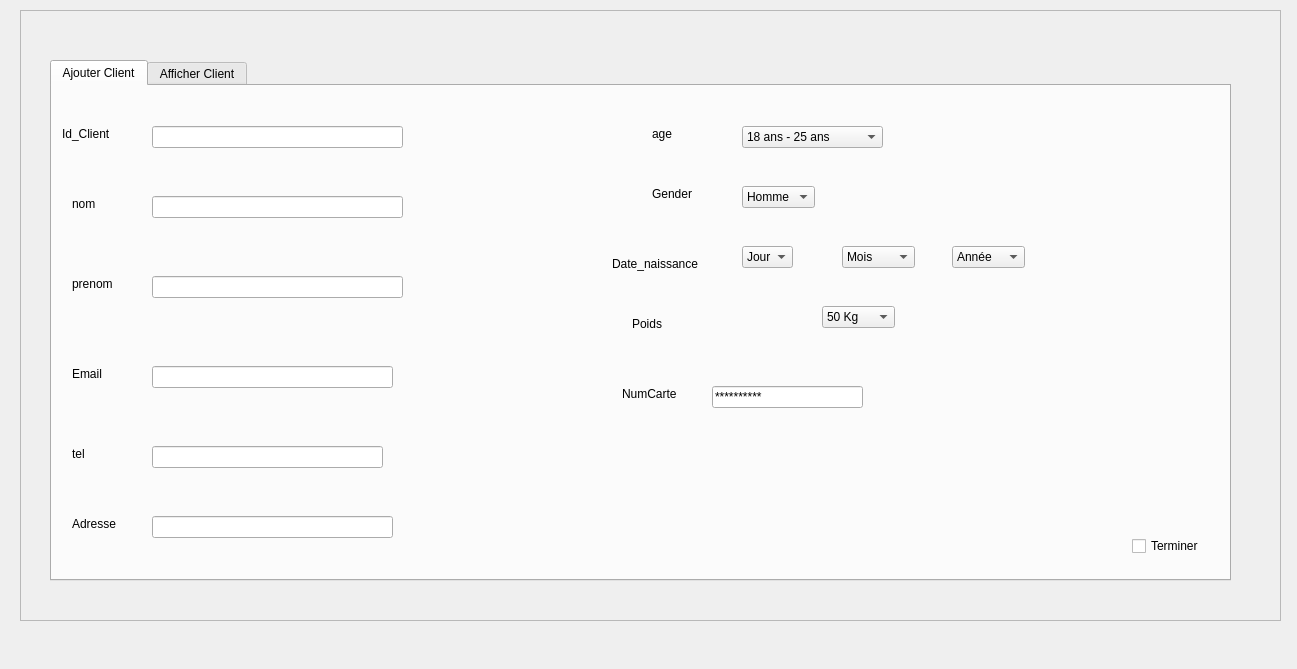
<?xml version="1.0" encoding="UTF-8"?>
<ui version="4.0">
 <class>InterfacesClient</class>
 <widget class="QWidget" name="InterfacesClient">
  <property name="geometry">
   <rect>
    <x>0</x>
    <y>0</y>
    <width>1297</width>
    <height>669</height>
   </rect>
  </property>
  <property name="windowTitle">
   <string>Form</string>
  </property>
  <widget class="QFrame" name="frame">
   <property name="geometry">
    <rect>
     <x>20</x>
     <y>10</y>
     <width>1261</width>
     <height>611</height>
    </rect>
   </property>
   <property name="frameShape">
    <enum>QFrame::StyledPanel</enum>
   </property>
   <property name="frameShadow">
    <enum>QFrame::Raised</enum>
   </property>
   <widget class="QTabWidget" name="tabWidget">
    <property name="geometry">
     <rect>
      <x>30</x>
      <y>50</y>
      <width>1181</width>
      <height>521</height>
     </rect>
    </property>
    <property name="currentIndex">
     <number>0</number>
    </property>
    <widget class="QWidget" name="tab">
     <attribute name="title">
      <string>Ajouter Client</string>
     </attribute>
     <widget class="QCheckBox" name="checkBox">
      <property name="geometry">
       <rect>
        <x>1080</x>
        <y>450</y>
        <width>81</width>
        <height>20</height>
       </rect>
      </property>
      <property name="text">
       <string>Terminer</string>
      </property>
     </widget>
     <widget class="QLabel" name="label">
      <property name="geometry">
       <rect>
        <x>10</x>
        <y>40</y>
        <width>91</width>
        <height>16</height>
       </rect>
      </property>
      <property name="text">
       <string>Id_Client</string>
      </property>
     </widget>
     <widget class="QLabel" name="label_2">
      <property name="geometry">
       <rect>
        <x>20</x>
        <y>110</y>
        <width>55</width>
        <height>16</height>
       </rect>
      </property>
      <property name="text">
       <string>nom</string>
      </property>
     </widget>
     <widget class="QLineEdit" name="lineEdit">
      <property name="geometry">
       <rect>
        <x>100</x>
        <y>40</y>
        <width>251</width>
        <height>22</height>
       </rect>
      </property>
     </widget>
     <widget class="QLineEdit" name="lineEdit_2">
      <property name="geometry">
       <rect>
        <x>100</x>
        <y>110</y>
        <width>251</width>
        <height>22</height>
       </rect>
      </property>
     </widget>
     <widget class="QLabel" name="label_3">
      <property name="geometry">
       <rect>
        <x>20</x>
        <y>190</y>
        <width>55</width>
        <height>16</height>
       </rect>
      </property>
      <property name="text">
       <string>prenom</string>
      </property>
     </widget>
     <widget class="QLineEdit" name="lineEdit_3">
      <property name="geometry">
       <rect>
        <x>100</x>
        <y>190</y>
        <width>251</width>
        <height>22</height>
       </rect>
      </property>
      <property name="text">
       <string/>
      </property>
     </widget>
     <widget class="QLabel" name="label_4">
      <property name="geometry">
       <rect>
        <x>600</x>
        <y>40</y>
        <width>55</width>
        <height>16</height>
       </rect>
      </property>
      <property name="text">
       <string>age</string>
      </property>
     </widget>
     <widget class="QLabel" name="label_5">
      <property name="geometry">
       <rect>
        <x>600</x>
        <y>100</y>
        <width>55</width>
        <height>16</height>
       </rect>
      </property>
      <property name="text">
       <string>Gender</string>
      </property>
     </widget>
     <widget class="QComboBox" name="comboBox">
      <property name="geometry">
       <rect>
        <x>690</x>
        <y>100</y>
        <width>73</width>
        <height>22</height>
       </rect>
      </property>
      <item>
       <property name="text">
        <string>Homme</string>
       </property>
      </item>
      <item>
       <property name="text">
        <string>Femme</string>
       </property>
      </item>
     </widget>
     <widget class="QComboBox" name="comboBox_2">
      <property name="geometry">
       <rect>
        <x>690</x>
        <y>40</y>
        <width>141</width>
        <height>22</height>
       </rect>
      </property>
      <item>
       <property name="text">
        <string>18 ans - 25 ans</string>
       </property>
      </item>
      <item>
       <property name="text">
        <string>25ans - 40 ans</string>
       </property>
      </item>
      <item>
       <property name="text">
        <string>40 ans - 60ans</string>
       </property>
      </item>
      <item>
       <property name="text">
        <string>plus que 60 ans</string>
       </property>
      </item>
     </widget>
     <widget class="QLabel" name="label_6">
      <property name="geometry">
       <rect>
        <x>560</x>
        <y>170</y>
        <width>191</width>
        <height>16</height>
       </rect>
      </property>
      <property name="text">
       <string>Date_naissance</string>
      </property>
     </widget>
     <widget class="QComboBox" name="comboBox_3">
      <property name="geometry">
       <rect>
        <x>690</x>
        <y>160</y>
        <width>51</width>
        <height>22</height>
       </rect>
      </property>
      <item>
       <property name="text">
        <string>Jour</string>
       </property>
      </item>
      <item>
       <property name="text">
        <string>1</string>
       </property>
      </item>
      <item>
       <property name="text">
        <string>2</string>
       </property>
      </item>
      <item>
       <property name="text">
        <string>3</string>
       </property>
      </item>
      <item>
       <property name="text">
        <string>4</string>
       </property>
      </item>
      <item>
       <property name="text">
        <string>5</string>
       </property>
      </item>
      <item>
       <property name="text">
        <string>6</string>
       </property>
      </item>
      <item>
       <property name="text">
        <string>7</string>
       </property>
      </item>
      <item>
       <property name="text">
        <string>8</string>
       </property>
      </item>
      <item>
       <property name="text">
        <string>9</string>
       </property>
      </item>
      <item>
       <property name="text">
        <string>10</string>
       </property>
      </item>
      <item>
       <property name="text">
        <string>11</string>
       </property>
      </item>
      <item>
       <property name="text">
        <string>12</string>
       </property>
      </item>
      <item>
       <property name="text">
        <string>13</string>
       </property>
      </item>
      <item>
       <property name="text">
        <string>14</string>
       </property>
      </item>
      <item>
       <property name="text">
        <string>15</string>
       </property>
      </item>
      <item>
       <property name="text">
        <string>16</string>
       </property>
      </item>
      <item>
       <property name="text">
        <string>17</string>
       </property>
      </item>
      <item>
       <property name="text">
        <string>18</string>
       </property>
      </item>
      <item>
       <property name="text">
        <string>19</string>
       </property>
      </item>
      <item>
       <property name="text">
        <string>20</string>
       </property>
      </item>
      <item>
       <property name="text">
        <string>21</string>
       </property>
      </item>
      <item>
       <property name="text">
        <string>22</string>
       </property>
      </item>
      <item>
       <property name="text">
        <string>23</string>
       </property>
      </item>
      <item>
       <property name="text">
        <string>24</string>
       </property>
      </item>
      <item>
       <property name="text">
        <string>25</string>
       </property>
      </item>
      <item>
       <property name="text">
        <string>26</string>
       </property>
      </item>
      <item>
       <property name="text">
        <string>27</string>
       </property>
      </item>
      <item>
       <property name="text">
        <string>28</string>
       </property>
      </item>
      <item>
       <property name="text">
        <string>29</string>
       </property>
      </item>
      <item>
       <property name="text">
        <string>30</string>
       </property>
      </item>
      <item>
       <property name="text">
        <string>31</string>
       </property>
      </item>
     </widget>
     <widget class="QComboBox" name="comboBox_4">
      <property name="geometry">
       <rect>
        <x>790</x>
        <y>160</y>
        <width>73</width>
        <height>22</height>
       </rect>
      </property>
      <item>
       <property name="text">
        <string>Mois</string>
       </property>
      </item>
      <item>
       <property name="text">
        <string>Janvier</string>
       </property>
      </item>
      <item>
       <property name="text">
        <string>Février</string>
       </property>
      </item>
      <item>
       <property name="text">
        <string>Mars</string>
       </property>
      </item>
      <item>
       <property name="text">
        <string>Avril</string>
       </property>
      </item>
      <item>
       <property name="text">
        <string>Mai</string>
       </property>
      </item>
      <item>
       <property name="text">
        <string>Juin</string>
       </property>
      </item>
      <item>
       <property name="text">
        <string>Juillet</string>
       </property>
      </item>
      <item>
       <property name="text">
        <string>Aout</string>
       </property>
      </item>
      <item>
       <property name="text">
        <string>September</string>
       </property>
      </item>
      <item>
       <property name="text">
        <string>Octobre</string>
       </property>
      </item>
      <item>
       <property name="text">
        <string>Novembre</string>
       </property>
      </item>
      <item>
       <property name="text">
        <string>Décembre</string>
       </property>
      </item>
     </widget>
     <widget class="QComboBox" name="comboBox_5">
      <property name="geometry">
       <rect>
        <x>900</x>
        <y>160</y>
        <width>73</width>
        <height>22</height>
       </rect>
      </property>
      <item>
       <property name="text">
        <string>Année</string>
       </property>
      </item>
      <item>
       <property name="text">
        <string>1950</string>
       </property>
      </item>
      <item>
       <property name="text">
        <string>1951</string>
       </property>
      </item>
      <item>
       <property name="text">
        <string>1952</string>
       </property>
      </item>
      <item>
       <property name="text">
        <string>1953</string>
       </property>
      </item>
      <item>
       <property name="text">
        <string>1954</string>
       </property>
      </item>
      <item>
       <property name="text">
        <string>1955</string>
       </property>
      </item>
      <item>
       <property name="text">
        <string>1956</string>
       </property>
      </item>
      <item>
       <property name="text">
        <string>1957</string>
       </property>
      </item>
      <item>
       <property name="text">
        <string>1958</string>
       </property>
      </item>
      <item>
       <property name="text">
        <string>1959</string>
       </property>
      </item>
      <item>
       <property name="text">
        <string>1960</string>
       </property>
      </item>
      <item>
       <property name="text">
        <string>1961</string>
       </property>
      </item>
      <item>
       <property name="text">
        <string>1962</string>
       </property>
      </item>
      <item>
       <property name="text">
        <string>1963</string>
       </property>
      </item>
      <item>
       <property name="text">
        <string>1964</string>
       </property>
      </item>
      <item>
       <property name="text">
        <string>1965</string>
       </property>
      </item>
      <item>
       <property name="text">
        <string>1966</string>
       </property>
      </item>
      <item>
       <property name="text">
        <string>1967</string>
       </property>
      </item>
      <item>
       <property name="text">
        <string>1968</string>
       </property>
      </item>
      <item>
       <property name="text">
        <string>1969</string>
       </property>
      </item>
      <item>
       <property name="text">
        <string>1970</string>
       </property>
      </item>
      <item>
       <property name="text">
        <string>1971</string>
       </property>
      </item>
      <item>
       <property name="text">
        <string>1972</string>
       </property>
      </item>
      <item>
       <property name="text">
        <string>1973</string>
       </property>
      </item>
      <item>
       <property name="text">
        <string>1974</string>
       </property>
      </item>
      <item>
       <property name="text">
        <string>1975</string>
       </property>
      </item>
      <item>
       <property name="text">
        <string>1976</string>
       </property>
      </item>
      <item>
       <property name="text">
        <string>1977</string>
       </property>
      </item>
      <item>
       <property name="text">
        <string>1978</string>
       </property>
      </item>
      <item>
       <property name="text">
        <string>1979</string>
       </property>
      </item>
      <item>
       <property name="text">
        <string>1980</string>
       </property>
      </item>
      <item>
       <property name="text">
        <string>1981</string>
       </property>
      </item>
      <item>
       <property name="text">
        <string>1982</string>
       </property>
      </item>
      <item>
       <property name="text">
        <string>1983</string>
       </property>
      </item>
      <item>
       <property name="text">
        <string>1984</string>
       </property>
      </item>
      <item>
       <property name="text">
        <string>1985</string>
       </property>
      </item>
      <item>
       <property name="text">
        <string>1986</string>
       </property>
      </item>
      <item>
       <property name="text">
        <string>1987</string>
       </property>
      </item>
      <item>
       <property name="text">
        <string>1988</string>
       </property>
      </item>
      <item>
       <property name="text">
        <string>1989</string>
       </property>
      </item>
      <item>
       <property name="text">
        <string>1990</string>
       </property>
      </item>
      <item>
       <property name="text">
        <string>1991</string>
       </property>
      </item>
      <item>
       <property name="text">
        <string>1992</string>
       </property>
      </item>
      <item>
       <property name="text">
        <string>1993</string>
       </property>
      </item>
      <item>
       <property name="text">
        <string>1994</string>
       </property>
      </item>
      <item>
       <property name="text">
        <string>1995</string>
       </property>
      </item>
      <item>
       <property name="text">
        <string>1996</string>
       </property>
      </item>
      <item>
       <property name="text">
        <string>1997</string>
       </property>
      </item>
      <item>
       <property name="text">
        <string>1998</string>
       </property>
      </item>
      <item>
       <property name="text">
        <string>1999</string>
       </property>
      </item>
      <item>
       <property name="text">
        <string>2000</string>
       </property>
      </item>
      <item>
       <property name="text">
        <string>2001</string>
       </property>
      </item>
      <item>
       <property name="text">
        <string>2002</string>
       </property>
      </item>
     </widget>
     <widget class="QLabel" name="label_7">
      <property name="geometry">
       <rect>
        <x>20</x>
        <y>280</y>
        <width>55</width>
        <height>16</height>
       </rect>
      </property>
      <property name="text">
       <string>Email</string>
      </property>
     </widget>
     <widget class="QLineEdit" name="lineEdit_4">
      <property name="geometry">
       <rect>
        <x>100</x>
        <y>280</y>
        <width>241</width>
        <height>22</height>
       </rect>
      </property>
     </widget>
     <widget class="QLabel" name="label_8">
      <property name="geometry">
       <rect>
        <x>20</x>
        <y>360</y>
        <width>55</width>
        <height>16</height>
       </rect>
      </property>
      <property name="text">
       <string>tel</string>
      </property>
     </widget>
     <widget class="QLineEdit" name="lineEdit_5">
      <property name="geometry">
       <rect>
        <x>100</x>
        <y>360</y>
        <width>231</width>
        <height>22</height>
       </rect>
      </property>
     </widget>
     <widget class="QLabel" name="label_9">
      <property name="geometry">
       <rect>
        <x>580</x>
        <y>230</y>
        <width>55</width>
        <height>16</height>
       </rect>
      </property>
      <property name="text">
       <string>Poids</string>
      </property>
     </widget>
     <widget class="QComboBox" name="comboBox_6">
      <property name="geometry">
       <rect>
        <x>770</x>
        <y>220</y>
        <width>73</width>
        <height>22</height>
       </rect>
      </property>
      <item>
       <property name="text">
        <string>50 Kg</string>
       </property>
      </item>
      <item>
       <property name="text">
        <string>51 Kg</string>
       </property>
      </item>
      <item>
       <property name="text">
        <string>52 Kg</string>
       </property>
      </item>
      <item>
       <property name="text">
        <string>53 Kg</string>
       </property>
      </item>
      <item>
       <property name="text">
        <string>54 Kg</string>
       </property>
      </item>
      <item>
       <property name="text">
        <string>55 Kg</string>
       </property>
      </item>
      <item>
       <property name="text">
        <string>56 Kg</string>
       </property>
      </item>
      <item>
       <property name="text">
        <string>57 Kg</string>
       </property>
      </item>
      <item>
       <property name="text">
        <string>58 Kg</string>
       </property>
      </item>
      <item>
       <property name="text">
        <string>59 Kg</string>
       </property>
      </item>
      <item>
       <property name="text">
        <string>60 Kg</string>
       </property>
      </item>
      <item>
       <property name="text">
        <string>61 Kg</string>
       </property>
      </item>
      <item>
       <property name="text">
        <string>62 Kg</string>
       </property>
      </item>
      <item>
       <property name="text">
        <string>63 Kg</string>
       </property>
      </item>
      <item>
       <property name="text">
        <string>64 Kg</string>
       </property>
      </item>
      <item>
       <property name="text">
        <string>65 Kg</string>
       </property>
      </item>
      <item>
       <property name="text">
        <string>66 Kg</string>
       </property>
      </item>
      <item>
       <property name="text">
        <string>67 Kg</string>
       </property>
      </item>
      <item>
       <property name="text">
        <string>68 Kg</string>
       </property>
      </item>
      <item>
       <property name="text">
        <string>69 Kg</string>
       </property>
      </item>
      <item>
       <property name="text">
        <string>70 Kg</string>
       </property>
      </item>
      <item>
       <property name="text">
        <string>71 Kg</string>
       </property>
      </item>
      <item>
       <property name="text">
        <string>72 Kg</string>
       </property>
      </item>
      <item>
       <property name="text">
        <string>73 Kg</string>
       </property>
      </item>
      <item>
       <property name="text">
        <string>74 Kg</string>
       </property>
      </item>
      <item>
       <property name="text">
        <string>75 Kg</string>
       </property>
      </item>
      <item>
       <property name="text">
        <string>76 Kg</string>
       </property>
      </item>
      <item>
       <property name="text">
        <string>77 Kg</string>
       </property>
      </item>
      <item>
       <property name="text">
        <string>78 Kg</string>
       </property>
      </item>
      <item>
       <property name="text">
        <string>79 Kg</string>
       </property>
      </item>
      <item>
       <property name="text">
        <string>80 Kg</string>
       </property>
      </item>
      <item>
       <property name="text">
        <string>81 Kg</string>
       </property>
      </item>
      <item>
       <property name="text">
        <string>82 Kg</string>
       </property>
      </item>
      <item>
       <property name="text">
        <string>83 Kg</string>
       </property>
      </item>
      <item>
       <property name="text">
        <string>84 Kg</string>
       </property>
      </item>
      <item>
       <property name="text">
        <string>85 Kg</string>
       </property>
      </item>
      <item>
       <property name="text">
        <string>86 Kg</string>
       </property>
      </item>
      <item>
       <property name="text">
        <string>87 Kg</string>
       </property>
      </item>
      <item>
       <property name="text">
        <string>89 Kg</string>
       </property>
      </item>
      <item>
       <property name="text">
        <string>90 Kg</string>
       </property>
      </item>
      <item>
       <property name="text">
        <string>91 Kg</string>
       </property>
      </item>
      <item>
       <property name="text">
        <string>92 Kg</string>
       </property>
      </item>
      <item>
       <property name="text">
        <string>93 Kg</string>
       </property>
      </item>
      <item>
       <property name="text">
        <string>94 Kg</string>
       </property>
      </item>
      <item>
       <property name="text">
        <string>95 Kg</string>
       </property>
      </item>
      <item>
       <property name="text">
        <string>96 Kg</string>
       </property>
      </item>
      <item>
       <property name="text">
        <string>97 Kg</string>
       </property>
      </item>
      <item>
       <property name="text">
        <string>98 Kg</string>
       </property>
      </item>
      <item>
       <property name="text">
        <string>99 Kg</string>
       </property>
      </item>
      <item>
       <property name="text">
        <string>100 Kg</string>
       </property>
      </item>
      <item>
       <property name="text">
        <string>101 Kg</string>
       </property>
      </item>
      <item>
       <property name="text">
        <string>102 Kg</string>
       </property>
      </item>
      <item>
       <property name="text">
        <string>103 Kg</string>
       </property>
      </item>
      <item>
       <property name="text">
        <string>104 Kg</string>
       </property>
      </item>
      <item>
       <property name="text">
        <string>105 Kg</string>
       </property>
      </item>
      <item>
       <property name="text">
        <string>106 Kg</string>
       </property>
      </item>
      <item>
       <property name="text">
        <string>107 Kg</string>
       </property>
      </item>
      <item>
       <property name="text">
        <string>108 Kg</string>
       </property>
      </item>
      <item>
       <property name="text">
        <string>109 Kg</string>
       </property>
      </item>
      <item>
       <property name="text">
        <string>110 Kg</string>
       </property>
      </item>
     </widget>
     <widget class="QLabel" name="label_10">
      <property name="geometry">
       <rect>
        <x>20</x>
        <y>430</y>
        <width>55</width>
        <height>16</height>
       </rect>
      </property>
      <property name="text">
       <string>Adresse</string>
      </property>
     </widget>
     <widget class="QLineEdit" name="lineEdit_6">
      <property name="geometry">
       <rect>
        <x>100</x>
        <y>430</y>
        <width>241</width>
        <height>22</height>
       </rect>
      </property>
     </widget>
     <widget class="QLabel" name="label_11">
      <property name="geometry">
       <rect>
        <x>570</x>
        <y>300</y>
        <width>91</width>
        <height>16</height>
       </rect>
      </property>
      <property name="text">
       <string>NumCarte</string>
      </property>
     </widget>
     <widget class="QLineEdit" name="lineEdit_7">
      <property name="geometry">
       <rect>
        <x>660</x>
        <y>300</y>
        <width>151</width>
        <height>22</height>
       </rect>
      </property>
      <property name="text">
       <string>**********</string>
      </property>
     </widget>
    </widget>
    <widget class="QWidget" name="tab_2">
     <attribute name="title">
      <string>Afficher Client</string>
     </attribute>
     <widget class="QPushButton" name="pushButton">
      <property name="geometry">
       <rect>
        <x>920</x>
        <y>20</y>
        <width>93</width>
        <height>28</height>
       </rect>
      </property>
      <property name="text">
       <string>Modifier</string>
      </property>
     </widget>
     <widget class="QPushButton" name="pushButton_2">
      <property name="geometry">
       <rect>
        <x>1050</x>
        <y>20</y>
        <width>93</width>
        <height>28</height>
       </rect>
      </property>
      <property name="text">
       <string>Supprimer</string>
      </property>
     </widget>
     <widget class="QPushButton" name="pushButton_3">
      <property name="geometry">
       <rect>
        <x>1050</x>
        <y>450</y>
        <width>93</width>
        <height>28</height>
       </rect>
      </property>
      <property name="text">
       <string>Imprimer PDF</string>
      </property>
     </widget>
     <widget class="QTableWidget" name="tableWidget">
      <property name="geometry">
       <rect>
        <x>10</x>
        <y>100</y>
        <width>1191</width>
        <height>341</height>
       </rect>
      </property>
      <row>
       <property name="text">
        <string>Informations Clients</string>
       </property>
      </row>
      <row>
       <property name="text">
        <string>Client1</string>
       </property>
      </row>
      <row>
       <property name="text">
        <string>Client2</string>
       </property>
      </row>
      <row>
       <property name="text">
        <string>Client3</string>
       </property>
      </row>
      <row>
       <property name="text">
        <string>Client4</string>
       </property>
      </row>
      <row>
       <property name="text">
        <string>Client5</string>
       </property>
      </row>
      <row>
       <property name="text">
        <string>Client6</string>
       </property>
      </row>
      <column>
       <property name="text">
        <string>Id</string>
       </property>
      </column>
      <column>
       <property name="text">
        <string>Nom</string>
       </property>
      </column>
      <column>
       <property name="text">
        <string>Prenom</string>
       </property>
      </column>
      <column>
       <property name="text">
        <string>Age</string>
       </property>
      </column>
      <column>
       <property name="text">
        <string>Adresse</string>
       </property>
      </column>
      <column>
       <property name="text">
        <string>Tel</string>
       </property>
      </column>
      <column>
       <property name="text">
        <string>Poids</string>
       </property>
      </column>
      <column>
       <property name="text">
        <string>Taille</string>
       </property>
      </column>
      <column>
       <property name="text">
        <string>Email</string>
       </property>
      </column>
      <column>
       <property name="text">
        <string>Gender</string>
       </property>
      </column>
      <item row="1" column="0">
       <property name="text">
        <string/>
       </property>
      </item>
     </widget>
     <widget class="QComboBox" name="comboBox_7">
      <property name="geometry">
       <rect>
        <x>40</x>
        <y>20</y>
        <width>101</width>
        <height>22</height>
       </rect>
      </property>
      <item>
       <property name="text">
        <string>Recherche</string>
       </property>
      </item>
      <item>
       <property name="text">
        <string>Id</string>
       </property>
      </item>
      <item>
       <property name="text">
        <string>Nom</string>
       </property>
      </item>
      <item>
       <property name="text">
        <string>Prénom</string>
       </property>
      </item>
      <item>
       <property name="text">
        <string>Tel</string>
       </property>
      </item>
     </widget>
     <widget class="QComboBox" name="comboBox_8">
      <property name="geometry">
       <rect>
        <x>270</x>
        <y>20</y>
        <width>73</width>
        <height>22</height>
       </rect>
      </property>
      <item>
       <property name="text">
        <string>Trie</string>
       </property>
      </item>
      <item>
       <property name="text">
        <string>Id</string>
       </property>
      </item>
      <item>
       <property name="text">
        <string>Nom</string>
       </property>
      </item>
      <item>
       <property name="text">
        <string>Prenom</string>
       </property>
      </item>
      <item>
       <property name="text">
        <string>Age</string>
       </property>
      </item>
      <item>
       <property name="text">
        <string>Tel</string>
       </property>
      </item>
     </widget>
    </widget>
   </widget>
  </widget>
 </widget>
 <resources/>
 <connections/>
</ui>
